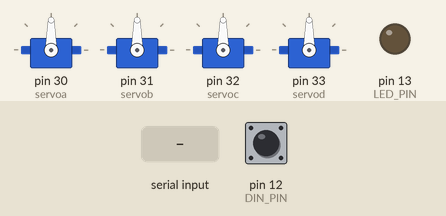
Recording of a sketch running on a simulated Arduino Mega 2560, built with avr-gcc and run on an emulated ATmega2560. On the bench: 4 × servo, output pins drawn as LEDs (lit = HIGH). The inputs (shaded band) are chosen by the test bench; at power-on: pin 12 (DIN_PIN) HIGH. What the sketch prints to the serial monitor is not drawn.

Above: at 4.0 s.
4.1 s: "a" received over Serial
At 5.5 s:
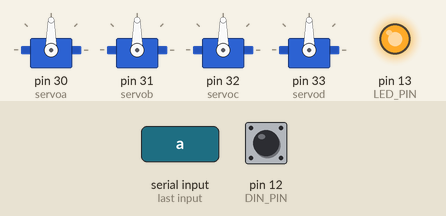
Timing chart, 0 to 7.1 s (numbered marks = the images above; inputs shaded):
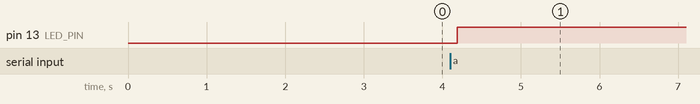

The sketch:

kuriwasw_ARSP.ino
```cpp
#include <SoftwareSerial.h>
#include <Servo.h>
int rxPin = 10;//rxのピン番号
int txPin = 11;//txのピン番号
int ddPin = 5; //参考[1]のBRC
SoftwareSerial Roomba(rxPin, txPin);

int INPUT_passive = 4;  // タクトスイッチからの入力を4ピンに割り当て
int passive;
int INPUT_safe = 3;  // タクトスイッチからの入力を3ピンに割り当て
int safe;

const int pingPinA = 9;
const int pingPinB = 8;
const int pingPinC = 7;
const int pingPinD = 6;

unsigned long durationA;
int cm;
unsigned long durationB;
int cm1;
unsigned long durationC;
int cm2;
unsigned long durationD;
int cm3;

byte val=0;
//#define LED_PIN 13

const int DIN_PIN = 12;
const int LED_PIN = 13;

int value;

Servo servoa;
Servo servob;
Servo servoc;
Servo servod;

int magaru=0;

int modoru=0;

void wakeUp(void) {
  //起動
  digitalWrite(ddPin, HIGH);
  delay(100);
  digitalWrite(ddPin, LOW);

  delay(500);
  digitalWrite(ddPin, HIGH);
  delay(2000);
}

void startSafe() { //startmodeに移行
  Roomba.write(128); //start
  Roomba.write(131); //safe mode
  delay(100);//とりあえず入れる
  //Serial.begin(9600);
  Serial.println("startsafe");
}

void startPassive() { //passivemodeに移行
  Roomba.write(128); //start
  delay(100);
}

unsigned int hex_convert_to8_high(int a) {
  return (unsigned int)(a >> 8) & 0x00FF;
};

unsigned int hex_convert_to8_low(int a) {
  return a ^ (hex_convert_to8_high(a) << 8);
};

unsigned int hex_convert_to16(int a, int b) {
  return (unsigned int)(a << 8) | (int)(b);
};

void roomba_send_num(int num) { //numを二つの8bitに変換してルンバに送信
  Roomba.write(hex_convert_to8_high(num));
  Roomba.write(hex_convert_to8_low(num));

};

void roomba_drive(int right, int left) { //直進　左と右のタイヤの速度が引数
  Roomba.write(145);
  roomba_send_num(right); //Velocity right
  roomba_send_num(left); //Velocity left
  Serial.println("モーター動作中");
  delay(100);
  delay(10);
};

void roomba_drive_right(int right, int left) { //直進　左と右のタイヤの速度が引数
  Roomba.write(145);
  roomba_send_num(-right); //Velocity right
  roomba_send_num(left); //Velocity left
  Serial.println("モーター動作中");
  delay(100);
  delay(10);
};


void ultrasound1() {
  //pingPin
  //ピンをOUTPUTに設定（パルス送信のため）
  pinMode(pingPinA, OUTPUT);
  //LOWパルスを送信
  digitalWrite(pingPinA, LOW);
  delayMicroseconds(2);
  //HIGHパルスを送信
  digitalWrite(pingPinA, HIGH);
  //5uSパルスを送信してPingSensorを起動
  delayMicroseconds(5);
  digitalWrite(pingPinA, LOW);

  //入力パルスを読み取るためにデジタルピンをINPUTに変更（シグナルピンを入力に切り替え）
  pinMode(pingPinA, INPUT);

  //入力パルスの長さを測定
  durationA = pulseIn(pingPinA, HIGH);

  //パルスの長さを半分に分割
  durationA = durationA / 2;
  //cmに変換
  cm = int(durationA / 29);
  Serial.println("");
  Serial.println("前");
  Serial.print(cm);
  Serial.println("cm");
};

void ultrasound2() {
  //pingPin
  //ピンをOUTPUTに設定（パルス送信のため）
  pinMode(pingPinB, OUTPUT);
  //LOWパルスを送信
  digitalWrite(pingPinB, LOW);
  delayMicroseconds(2);
  //HIGHパルスを送信
  digitalWrite(pingPinB, HIGH);
  //5uSパルスを送信してPingSensorを起動
  delayMicroseconds(5);
  digitalWrite(pingPinB, LOW);

  //入力パルスを読み取るためにデジタルピンをINPUTに変更（シグナルピンを入力に切り替え）
  pinMode(pingPinB, INPUT);

  //入力パルスの長さを測定
  durationB = pulseIn(pingPinB, HIGH);

  //パルスの長さを半分に分割
  durationB = durationB / 2;
  //cmに変換
  cm1 = int(durationB / 29);
  Serial.println("");
  Serial.println("左");
  Serial.print(cm1);
  Serial.println("cm");
};

void ultrasound3() {
  //pingPin
  //ピンをOUTPUTに設定（パルス送信のため）
  pinMode(pingPinC, OUTPUT);
  //LOWパルスを送信
  digitalWrite(pingPinC, LOW);
  delayMicroseconds(2);
  //HIGHパルスを送信
  digitalWrite(pingPinC, HIGH);
  //5uSパルスを送信してPingSensorを起動
  delayMicroseconds(5);
  digitalWrite(pingPinC, LOW);

  //入力パルスを読み取るためにデジタルピンをINPUTに変更（シグナルピンを入力に切り替え）
  pinMode(pingPinC, INPUT);

  //入力パルスの長さを測定
  durationB = pulseIn(pingPinC, HIGH);

  //パルスの長さを半分に分割
  durationC = durationC / 2;
  //cmに変換
  cm2 = int(durationC / 29);
  Serial.println("");
  Serial.println("後");
  Serial.print(cm2);
  Serial.println("cm");
};

void ultrasound4() {
  //pingPin
  //ピンをOUTPUTに設定（パルス送信のため）
  pinMode(pingPinD, OUTPUT);
  //LOWパルスを送信
  digitalWrite(pingPinD, LOW);
  delayMicroseconds(2);
  //HIGHパルスを送信
  digitalWrite(pingPinD, HIGH);
  //5uSパルスを送信してPingSensorを起動
  delayMicroseconds(5);
  digitalWrite(pingPinD, LOW);

  //入力パルスを読み取るためにデジタルピンをINPUTに変更（シグナルピンを入力に切り替え）
  pinMode(pingPinD, INPUT);

  //入力パルスの長さを測定
  durationD = pulseIn(pingPinD, HIGH);

  //パルスの長さを半分に分割
  durationD = durationD / 2;
  //cmに変換
  cm3 = int(durationD / 29);
  Serial.println("");
  Serial.println("右");
  Serial.print(cm3);
  Serial.println("cm");
};


/*
void kaiten(){
  roomba_drive(100, -100);
  delay(9000);
}
*/

void saabo_tukamu(){
  servoa.write(0);
  servob.write(90);
  servoc.write(0);
  servod.write(82);
  delay(500);
}

void saabo_hanasu(){
 servoa.write(180);
  servob.write(90);
  servoc.write(180);

  delay(500);
}


void genkan(){
  if(magaru==1){
    roomba_drive(0, 0);
    Serial.print('A');
    loop();
  }
  else{
    roomba_drive(100, 100);
    delay(4000);
    roomba_drive(-100, 100);
    delay(700);
    roomba_drive(205, 200);
    delay(20000);
    roomba_drive(100, -100);
    delay(2800);
    magaru=magaru+1;
  }
}

void modoritai(){
  if(modoru == 1){
    roomba_drive(0, 0);
  }
  else{
    roomba_drive(200, 210);
    delay(20000);
    roomba_drive(100, -100);
    delay(700);
    roomba_drive(100, 100);
    delay(1000);
    modoru = modoru + 1;
  }
}

void setup() {
  pinMode(INPUT_passive, INPUT_PULLUP);  // タクトスイッチに繋いだピンを入力に設定
  pinMode(INPUT_safe, INPUT_PULLUP);  // タクトスイッチに繋いだピンを入力に設定
  Roomba.begin(115200);
  Roomba.write(5);//9600に変更
  Roomba.end();//一度きる
  Roomba.begin(9600);//19200でスタート
  Serial.println("roomba 9600 start");
  Serial.begin(19200);
  pinMode(LED_PIN, OUTPUT);
  wakeUp(); //wake up Roomba
  startPassive();//start roomba in passive
  startSafe(); // start roomba in safe mode
  pinMode( DIN_PIN, INPUT_PULLUP );
  pinMode( LED_PIN, OUTPUT );
  servoa.attach(30);
  servob.attach(31);
  servoc.attach(32);
  servod.attach(33);
}


void loop() {
  value = digitalRead( DIN_PIN );

  //ultrasound1();
  //ultrasound2();
  //ultrasound3();
  //ultrasound4();

  if(Serial.available() > 0){
    val = Serial.read();
  }
  else if(val == 'a') {
    digitalWrite(LED_PIN, HIGH);
    genkan();
    //kaiten();
  }
  else if (val == 'b'){
    digitalWrite(LED_PIN, LOW);
    modoritai();

  }
  else if (val == 'c'){
    digitalWrite(LED_PIN, LOW);
  }
  else{
    roomba_drive(0, 0);
  }

}
```

Measured:
- after the input at 4.1 s, pin 13 (LED_PIN): LOW → HIGH after 0.09 s
